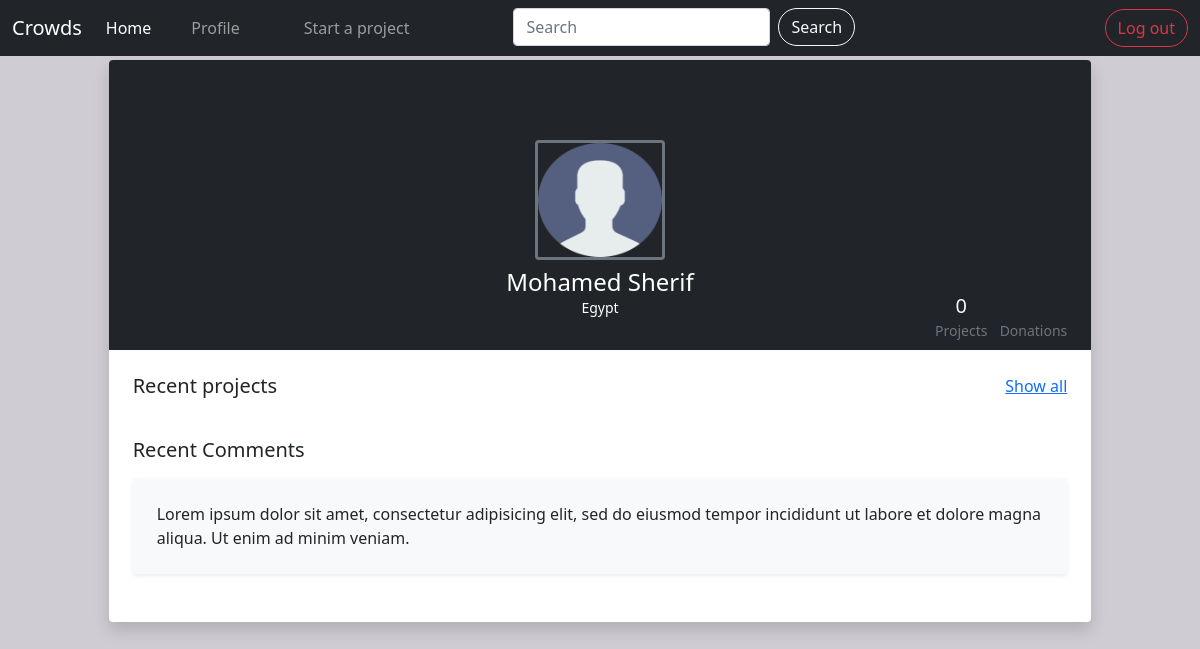
The page /profile/5/ on the database as committed earlier.
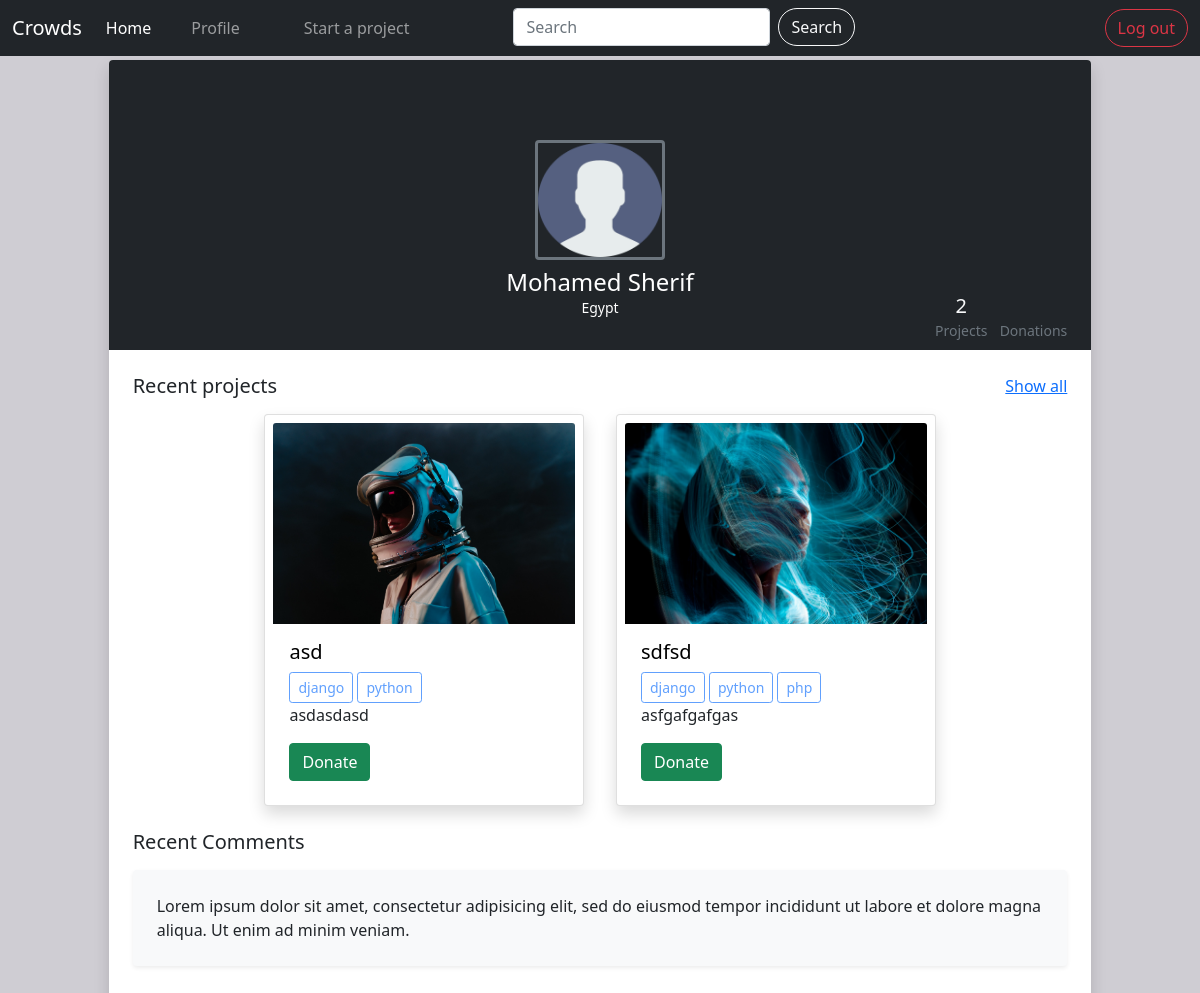
The same page on the database as committed later.
### accounts/models.py (models this page shows, shortened)
class User(AbstractUser):
    email = models.EmailField(_('email address'), unique=True)
    phone_number = PhoneNumberField(null=True, blank=True, unique=True)
    date_joined = models.DateField(auto_now_add=True)
    profile_picture = models.ImageField(default='avatar.png', null=True, blank=True)
    birth_date = models.DateField(null=True, blank=True)
    country = CountryField(null=True, blank=True)
    facebook = models.URLField(max_length=200, null=True, blank=True)
    USERNAME_FIELD = 'email'
    REQUIRED_FIELDS = ['username']

### projects/models.py (models this page shows, shortened)
class Project(models.Model):
    title = models.CharField(max_length=250)
    details = models.TextField()
    CATEGORY_CHOICES = [
        ('SC', 'Social'),
        ('PO', 'Political'),
        ('SP', 'Sports'),
        ('ED', 'Educational'),
    ]
    category = models.CharField(
        max_length=2,
        choices=CATEGORY_CHOICES,
        default='SC',
    )
    images = models.ImageField(null=False, blank=False)
    total_target = models.IntegerField()
    tags = TaggableManager()
    start_time = models.DateTimeField()
    end_time = models.DateTimeField()
    user = models.ForeignKey(User, on_delete=models.CASCADE, blank=True, null=True)

### accounts/views.py (the view)
# urls.py: path('profile/<int:pk>/', views.ProfileView.as_view(), name='profile'),
class ProfileView(DetailView):
    model = User
    template_name = 'accounts/user_profile.html'

### accounts/templates/accounts/user_profile.html (shortened to what this page needs)
{% extends 'base.html' %}
{% block navbar %} {% include 'navbar.html' %} {% endblock %}
{%block content %}
<div class="row px-2 my-1">
  <div class="col-10 mx-auto">
    <div class="bg-white shadow rounded overflow-hidden">
      <div class="px-4 pt-0 pb-4 bg-dark">
        <div class="mb-4 media align-items-end profile-header">
          <div class="profile mr-3 text-center">
            <div>
              <img
                src="{{ user.profile_picture.url }}"
                alt="..."
                width="130"
                height="120"
                class="mb-2 border border-3 border-secondary rounded"
              />
            </div>
            <div class="media-body text-white">
              <h4 class="mt-0 mb-0">
                {{ user.first_name }} {{ user.last_name }}
              </h4>
              <p class="small">
                {{ user.country.name }}
              </p>
            </div>
          </div>
        </div>
      </div>
      <div class="bg-dark px-4 py-2 d-flex justify-content-end text-center">
        <ul class="list-inline mb-0">
          <li class="list-inline-item">
            <h5 class="text-light font-weight-bold mb-0 d-block">
              {{ user.project_set.count }}
            </h5>
            <small class="text-muted">
              Projects</small
            >
          </li>
          <li class="list-inline-item">
            <small class="text-muted">
              Donations</small
            >
          </li>
        </ul>
      </div>
      <div class="py-4 px-4">
        <div class="d-flex align-items-center justify-content-between mb-3">
          <h5 class="mb-0">Recent projects</h5>
          <a
            href="{% url 'projects:project_list' %}"
            >Show all</a
          >
        </div>
        <div class="row d-flex justify-content-center">
          {% for project in user.project_set.all %}
          <div class="card col-4 mx-3 p-2 shadow">
            <a id="project-title" href="{% url 'projects:project_details' project.pk %}">
              <img
                src="{{ project.images.url }}"
                class="card-img-top"
                alt="{{ project.title }}"
              />
            <div class="card-body">
              <h5 class="card-title">{{ project.title }}</h5>
            </a>
              <div>
                {% for tag in project.tags.all %}
                <button
                  type="button"
                  class="btn btn-outline-primary btn-sm"
                  disabled
                >
                  {{ tag }}
                </button>
                {% endfor %}
              </div>
              <p class="card-text">{{ project.details }}</p>
              <a href="#" class="btn btn-success">Donate</a>
            </div>
          </div>
          {% endfor %}
        </div>
        <div class="py-4">
          <h5 class="mb-3">Recent Comments</h5>
          <div class="p-4 bg-light rounded shadow-sm">
            <p class="font-italic mb-0">
              Lorem ipsum dolor sit amet, consectetur adipisicing elit, sed do
              eiusmod tempor incididunt ut labore et dolore magna aliqua. Ut
              enim ad minim veniam.
            </p>
          </div>
        </div>
      </div>
    </div>
  </div>
</div>
{% endblock %}

Rows that differ between the two databases and show on the page:
changed User "Mohamed": project_set.count "0" → "2"
added Project: images (picture), title "asd", details "asdasdasd"
now on this page (row unchanged): Tag: name "django"
now on this page (row unchanged): Tag: name "python"
added Project: images (picture), title "sdfsd", details "asfgafgafgas"
now on this page (row unchanged): Tag: name "php", shown under "sdfsd"
